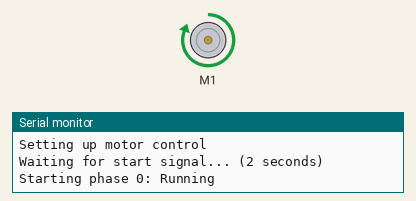
The sketch below on a simulated Arduino Uno, built with avr-gcc and run on an emulated ATmega328P. Shown: DC motor (green arrow = forward, orange = backward, longer = faster), the last lines printed to the serial monitor.

Above: at 2.1 s.
At 9.8 s:
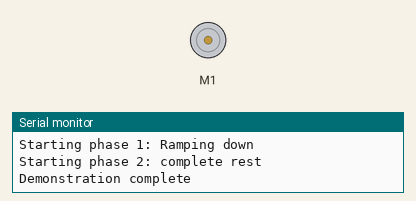
Timing chart, 0 to 11.3 s (numbered marks = the images above):
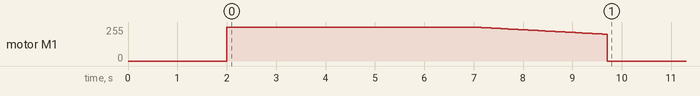

The sketch:

motor.ino
```cpp
#include <Wire.h>
#include <Adafruit_MotorShield.h>

Adafruit_MotorShield AFMS = Adafruit_MotorShield();
Adafruit_DCMotor *M1 = AFMS.getMotor(1);

void setup() {
  Serial.begin(9600);
  Serial.println("Setting up motor control");
  AFMS.begin();

  Serial.println("Waiting for start signal... (2 seconds)");
  delay(2000);
  startUp();
  delay(5000);
  rampDown();
  finalStop();
  Serial.println("Demonstration complete");
}

void loop() {
//  Serial.println("Waiting for start signal... (3 seconds)");
}

void startUp() {
  Serial.println("Starting phase 0: Running");
  M1->run(FORWARD);
  M1->setSpeed(255);
}

void rampDown() {
  Serial.println("Starting phase 1: Ramping down");
  uint8_t i;
  for(i = 254; i > 200; i--) {
    M1->setSpeed(i);
    delay(50);
  }
}

void finalStop() {
  Serial.println("Starting phase 2: complete rest");
  M1->run(FORWARD);
  M1->setSpeed(0);
}
```
